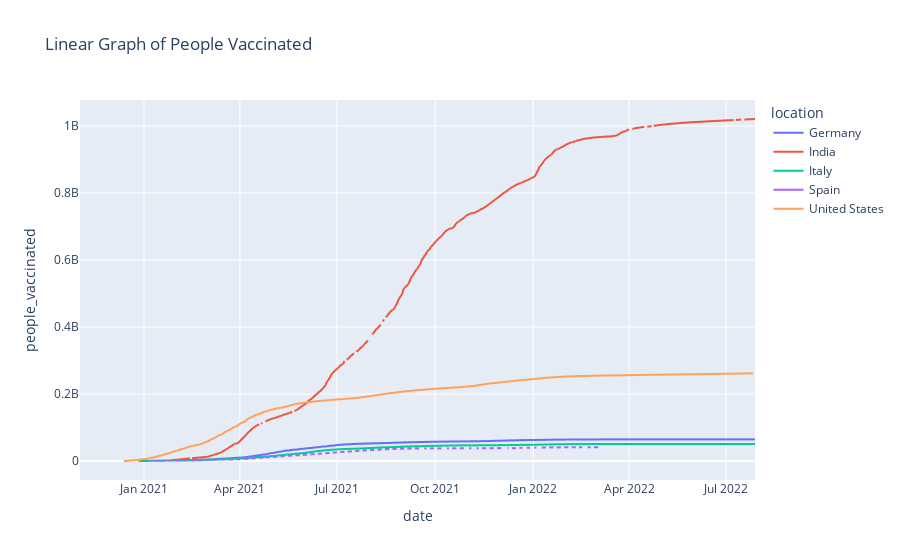

Write notebook code for a chart like this one.
### Code cell
fig = px.line(df_plot1, x="date", y="people_vaccinated", color ='location', title='Linear Graph of People Vaccinated')
fig.show()

### Figure 1 — Plotly figure (JSON) as saved in the notebook; plotly's stock layout.template omitted (floating-point values rounded to 4 significant figures; data arrays with more than 128 entries replaced by an {"elided": "..."} marker saying what was removed)
{"data": [{"hovertemplate": "location=Germany<br>date=%{x}<br>people_vaccinated=%{y}<extra></extra>", "legendgroup": "Germany", "line": {"color": "#636efa", "dash": "solid"}, "marker": {"symbol": "circle"}, "mode": "lines", "name": "Germany", "showlegend": true, "type": "scattergl", "x": {"elided": "634 str values"}, "xaxis": "x", "y": {"elided": "634 int values"}, "yaxis": "y"}, {"hovertemplate": "location=India<br>date=%{x}<br>people_vaccinated=%{y}<extra></extra>", "legendgroup": "India", "line": {"color": "#EF553B", "dash": "solid"}, "marker": {"symbol": "circle"}, "mode": "lines", "name": "India", "showlegend": true, "type": "scattergl", "x": {"elided": "634 str values"}, "xaxis": "x", "y": {"elided": "634 int values"}, "yaxis": "y"}, {"hovertemplate": "location=Italy<br>date=%{x}<br>people_vaccinated=%{y}<extra></extra>", "legendgroup": "Italy", "line": {"color": "#00cc96", "dash": "solid"}, "marker": {"symbol": "circle"}, "mode": "lines", "name": "Italy", "showlegend": true, "type": "scattergl", "x": {"elided": "634 str values"}, "xaxis": "x", "y": {"elided": "634 int values"}, "yaxis": "y"}, {"hovertemplate": "location=Spain<br>date=%{x}<br>people_vaccinated=%{y}<extra></extra>", "legendgroup": "Spain", "line": {"color": "#ab63fa", "dash": "solid"}, "marker": {"symbol": "circle"}, "mode": "lines", "name": "Spain", "showlegend": true, "type": "scattergl", "x": {"elided": "634 str values"}, "xaxis": "x", "y": {"elided": "634 int values"}, "yaxis": "y"}, {"hovertemplate": "location=United States<br>date=%{x}<br>people_vaccinated=%{y}<extra></extra>", "legendgroup": "United States", "line": {"color": "#FFA15A", "dash": "solid"}, "marker": {"symbol": "circle"}, "mode": "lines", "name": "United States", "showlegend": true, "type": "scattergl", "x": {"elided": "634 str values"}, "xaxis": "x", "y": {"elided": "634 int values"}, "yaxis": "y"}], "layout": {"legend": {"title": {"text": "location"}, "tracegroupgap": 0}, "title": {"text": "Linear Graph of People Vaccinated"}, "xaxis": {"anchor": "y", "domain": [0, 1], "title": {"text": "date"}}, "yaxis": {"anchor": "x", "domain": [0, 1], "title": {"text": "people_vaccinated"}}}}
